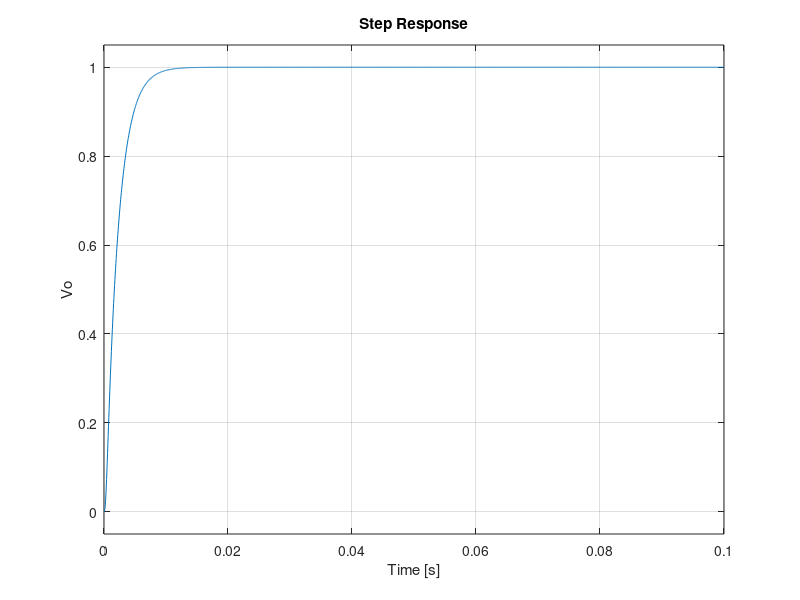
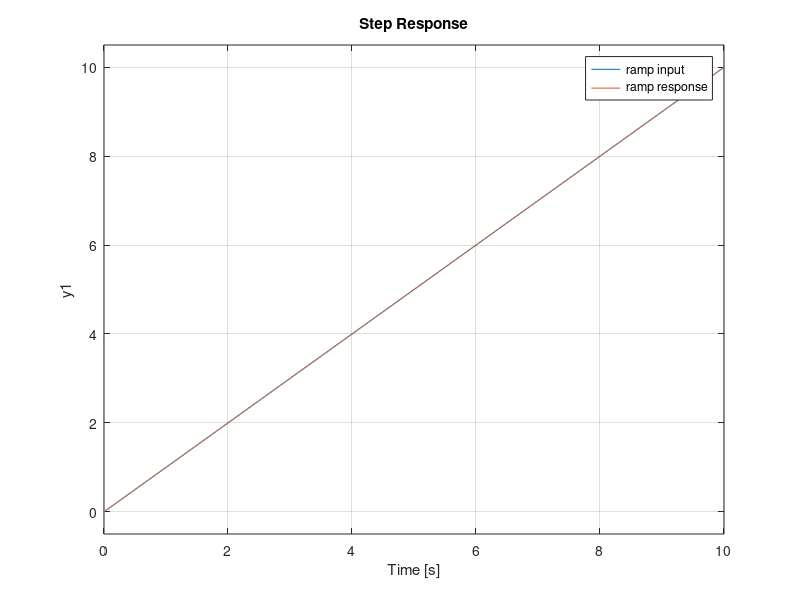

These charts were generated, in order, by the following MATLAB code: (Note: this script raises an error after producing the figures.)
%%This Programme is for the simulation Modelling and Simulation of a Buck
%%Converter for Railway Application
%% Initialising Converter Design Parameter
clear
Vi=100; %input voltage 
R=0.4608; %Converter Resistance Value
L=0.240e-3; %Converter inductance value
rL=0.002; % Inductor Resistance 
C=271.28e-6; %Converter Capacitance value
fsw = 10000; % switching frequency
fs = 10*fsw; % sampling frequency
T=1/fs; % Sampling time

%% State Space Model of the Buck Converter
Ao=[-rL/L -(1/L);1/C -(1/(R*C))]; % A is the Dynamics Matrix
Bo=[Vi/L; 0]; % B is the Control Input Matrix
Co=[0 1]; % C is the Output Matrix 
Do=0; % D is the direct term
buckSS= ss(Ao,Bo,Co,Do,'StateName',{'il','vc'},'inputname',{'d'},'outputname','Vo'); % Creates the state space model of the buck converter
%Transfer Function Model of the buck converter
buckTF=tf(buckSS);
%% Testing Reachability Controllability and Observabilityy
SysContr=ctrb(Ao,Bo);
SysRank=rank(SysContr);
SysObsv=obsv(Ao,Co);
SysORank=rank(SysObsv);

%% State Feedback Controller Design Usung LQR with Integral

% augmented matrices
Aaug=[Ao zeros(2,1);-Co 0]; %State Augmented Matrix
Baug=[Bo;0];                %Input Augmented Matrix
Caug=[Co,0];                %Output Augmented Matrix
Daug=0;
% The Augmented State Space System
buckSSAug=ss(Aaug,Baug,Caug,Daug,'StateName',{'il','vc','zi'},'inputname',{'d'},'outputname','Vo');
% The Weighting Matrices for the States Qx and the Input Qu are chosen to solve for the feedback gains 
Qx=[1e-5 0 0 
     0 1e-6 0 
     0 0 15]; %State Weights
Qu=0.1; %Input Weight 
% The Augmented State feedback gain Kaug is computed using the lqi command.
% Kaug is made up of the state feedback gain K and the integral gain Ki
Kaug=lqi(buckSS, Qx,Qu);
K=Kaug(1:2) 
Ki=-Kaug(3)
% The Closed Loop System is computed and the eigen values checked for
% stability
Acl3=[Ao-Bo*K Bo*Ki; -Co 0];
buckSSEigval=eig(Acl3);
buckSSCl=ss(Acl3,[0;0;1],Caug,Daug, 'StateName',{'il','vc','zi'},'inputname',{'r'},'outputname','Vo');
figure(1),step(buckSSCl,0.1), grid on
Gr=zpk([],0,1);
figure(3), step(Gr,Gr*buckSSCl,10), grid on
legend('ramp input','ramp response')
%figure(2),margin(tf(buckSSCl)), grid on
stepinfo(buckSSCl)
